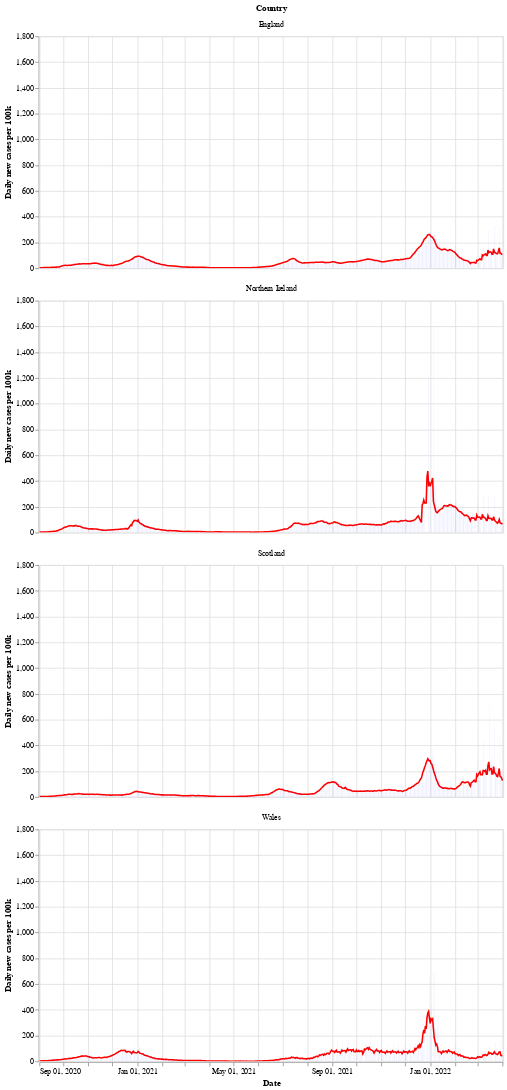

Source (notebook cell):
### Markdown cell above
Next is a bar chart of the number of new cases in each country (per 100k population), with the 7 day moving average of cases. Again we see that Wales saw a longer period of raising and falling cases compared to the other countries.

After a period of cases falling, each nation is now seeing a rise in the number of cases - especially in Wales.

### Code cell
# collapse
bars = alt.Chart(uk_cases).mark_bar().encode(
    x=alt.X("yearmonthdate(date):T", axis=alt.Axis(title='Date')),
    y=alt.Y("newCasesRate:Q", axis=alt.Axis(title='Daily new cases per 100k')),
    tooltip='newCasesRate',
    color=alt.condition(
        alt.datum.dailyChange > 0,
        alt.value("orange"),  # The positive color
        alt.value("blue")  # The negative color
    )
).properties(title='New cases per 100k population with rolling 7 day average', width=600).interactive()
line = alt.Chart(uk_cases).mark_line(
    color='red',
    size=2,
).transform_window(
    rolling_mean='mean(newCasesRate)',
    frame=[0, 7],
    groupby=['areaName']
).encode(
    x='yearmonthdate(date):T',
    y='rolling_mean:Q'
)
alt.layer(line, bars, data=uk_cases).facet(alt.Row('areaName', title='Country'), columns=1)

### Figure 1 — Vega-Lite specification as saved in the notebook (floating-point values rounded to 4 significant figures; data arrays with more than 128 entries replaced by an {"elided": "..."} marker saying what was removed)
{"config": {"view": {"continuousWidth": 400, "continuousHeight": 300}}, "data": {"name": "data-51ed0bb71a7d46280bc3518cd90d1f80"}, "facet": {"type": "nominal", "field": "areaName", "title": "Country"}, "spec": {"layer": [{"mark": {"type": "line", "color": "red", "size": 2}, "encoding": {"x": {"type": "temporal", "field": "date", "timeUnit": "yearmonthdate"}, "y": {"type": "quantitative", "field": "rolling_mean"}}, "transform": [{"window": [{"op": "mean", "field": "newCasesRate", "as": "rolling_mean"}], "frame": [0, 7], "groupby": ["areaName"]}]}, {"mark": "bar", "encoding": {"color": {"condition": {"value": "orange", "test": "(datum.dailyChange > 0)"}, "value": "blue"}, "tooltip": {"type": "quantitative", "field": "newCasesRate"}, "x": {"type": "temporal", "axis": {"title": "Date"}, "field": "date", "timeUnit": "yearmonthdate"}, "y": {"type": "quantitative", "axis": {"title": "Daily new cases per 100k"}, "field": "newCasesRate"}}, "selection": {"selector002": {"type": "interval", "bind": "scales", "encodings": ["x", "y"]}}, "title": "New cases per 100k population with rolling 7 day average", "width": 600}]}, "columns": 1, "$schema": "https://vega.github.io/schema/vega-lite/v4.8.1.json", "datasets": {"data-51ed0bb71a7d46280bc3518cd90d1f80": {"elided": "2312 records"}}}
